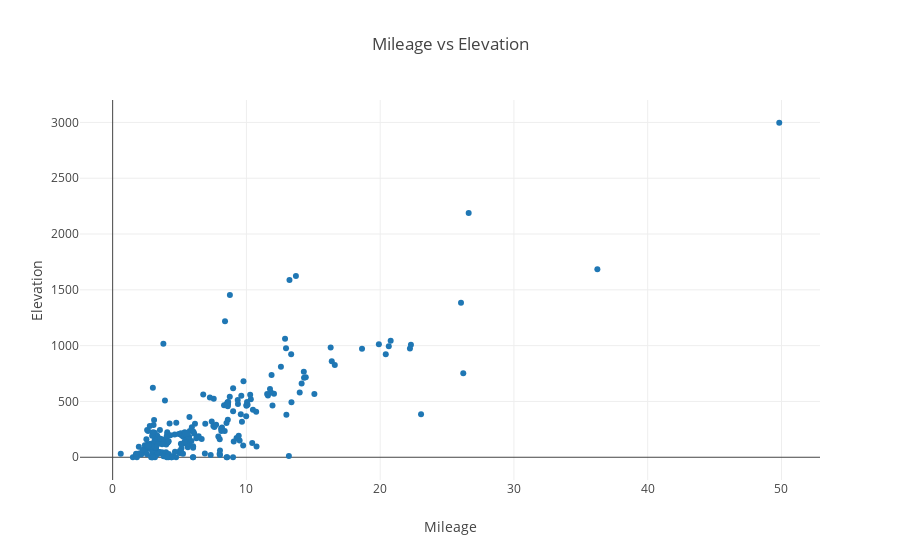

This figure's notebook cell:
### Code cell
trace1 = go.Scatter(
    x=mileage_elevation['miles'],
    y=mileage_elevation['total_elevation_clean'],
    name="Mileage vs Elevation",
    mode='markers'
)

layout = go.Layout(
    title="Mileage vs Elevation",
    xaxis={"title":"Mileage"},
    yaxis={"title":"Elevation"}
)

figure = go.Figure(data = [trace1], layout=layout)
iplot(figure)

### Figure 1 — Plotly figure (JSON) as saved in the notebook; plotly's stock layout.template omitted (floating-point values rounded to 4 significant figures; data arrays with more than 128 entries replaced by an {"elided": "..."} marker saying what was removed)
{"data": [{"mode": "markers", "name": "Mileage vs Elevation", "type": "scatter", "uid": "910494f1-36d4-4f16-a85a-1f779e6a7e88", "x": {"elided": "300 float values"}, "y": {"elided": "300 float values"}}], "layout": {"title": {"text": "Mileage vs Elevation"}, "xaxis": {"title": {"text": "Mileage"}}, "yaxis": {"title": {"text": "Elevation"}}}}
